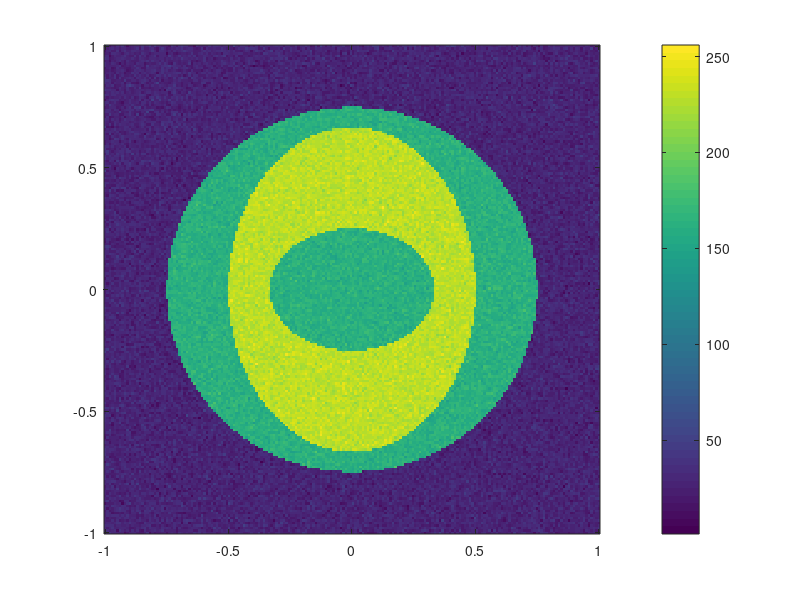

MATLAB code for this plot: (Note: this script raises an error after producing the figure.)
function createTestImage
% function createTestImage

%
% $Id: createTestImage.m,v 1.2 2009/11/11 15:26:04 patrick Exp $
%
% Copyright (c) 2008 
% Patrick Guio <p.guio@ucl.ac.uk>
%
% All Rights Reserved.
%
% This program is free software; you can redistribute it and/or modify it
% under the terms of the GNU General Public License as published by the
% Free Software Foundation; either version 2.  of the License, or (at your
% option) any later version.
%
% This program is distributed in the hope that it will be useful, but
% WITHOUT ANY WARRANTY; without even the implied warranty of
% MERCHANTABILITY or FITNESS FOR A PARTICULAR PURPOSE.  See the GNU General
% Public License for more details.
%

% number of rows
nr = 200;
% number of columns
nc = 200;

% x = linspace(-2, 1, nc);
% y = linspace(-1, 2, nr);
% [X,Y] = meshgrid(x,y);
% then 
% [X(1,1)    , Y(1,1)    ] = -2  -1
% [X(1,end)  , Y(1,end)  ] =  1  -1
% [X(end,1)  , Y(end,1)  ] = -2   2
% [X(end,end), Y(end,end)] =  1   2

% number of cols in image corresponds to x coordinate
x     = linspace(-1, 1, nc);
% number of rows in image corresponds to y coordinate
y     = linspace(-1, 1, nr);

[X,Y] = meshgrid(x, y);

% background level of 10
Z     = 10*zeros(nr,nc);

% large ellipse 
a = 3/4; b = 3/4;
Z(X.^2/a^2+Y.^2/b^2 <= 1) = 20;

% smaller ellipse
a = 1/2; b = 2/3;
Z(X.^2/a^2+Y.^2/b^2 < 1) = 30;

% further smaller ellipse
a = 1/3; b = 1/4;
Z(X.^2/a^2+Y.^2/b^2 < 1) = 20;

% normal RNG seeding 
randn('state', 10);

% add normal noise
Z = Z + randn(nr, nc);

% normalise levels between 1 to 256
Z = fix(255*(Z-min(Z(:)))/(max(Z(:))-min(Z(:))))+1;

imagesc(x,y,Z)
axis xy
colorbar

global voise 
save([voise.root '/share/testImage.mat'], 'x', 'y', 'Z');
